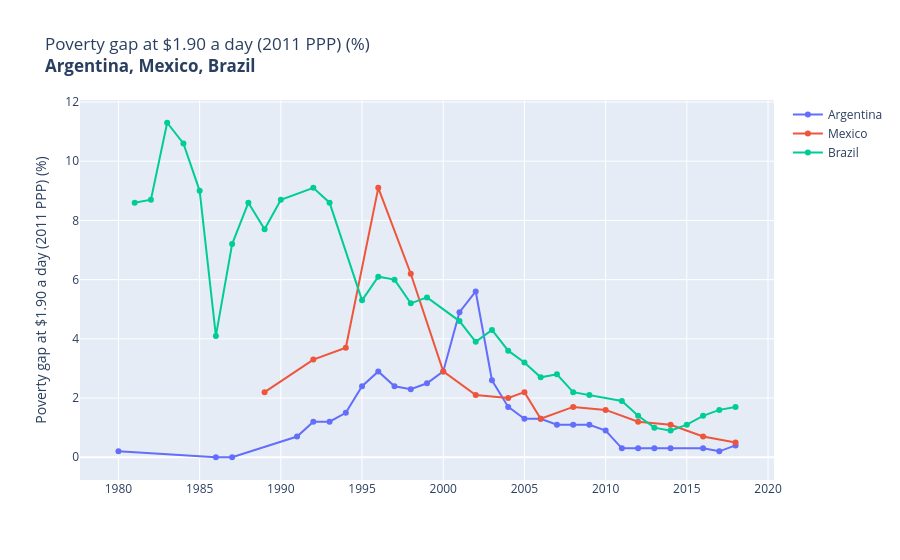

This figure's notebook cell:
### Code cell
fig = go.Figure()
for country in countries:
    df_country = df[df['Country Name']==country]
    fig.add_scatter(x=df_country['year'], 
                    y=df_country[perc_pov_19],
                    name=country, mode='markers+lines')
fig.layout.title = perc_pov_19 + '<br><b>' + ', '.join(countries) + '</b>' 
fig.layout.yaxis.title = perc_pov_19
fig

### Figure 1 — Plotly figure (JSON) as saved in the notebook; plotly's stock layout.template omitted (floating-point values rounded to 4 significant figures)
{"data": [{"mode": "markers+lines", "name": "Argentina", "type": "scatter", "x": [1980, 1986, 1987, 1991, 1992, 1993, 1994, 1995, 1996, 1997, 1998, 1999, 2000, 2001, 2002, 2003, 2004, 2005, 2006, 2007, 2008, 2009, 2010, 2011, 2012, 2013, 2014, 2016, 2017, 2018], "y": [0.2, 0, 0, 0.7, 1.2, 1.2, 1.5, 2.4, 2.9, 2.4, 2.3, 2.5, 2.9, 4.9, 5.6, 2.6, 1.7, 1.3, 1.3, 1.1, 1.1, 1.1, 0.9, 0.3, 0.3, 0.3, 0.3, 0.3, 0.2, 0.4]}, {"mode": "markers+lines", "name": "Mexico", "type": "scatter", "x": [1989, 1992, 1994, 1996, 1998, 2000, 2002, 2004, 2005, 2006, 2008, 2010, 2012, 2014, 2016, 2018], "y": [2.2, 3.3, 3.7, 9.1, 6.2, 2.9, 2.1, 2, 2.2, 1.3, 1.7, 1.6, 1.2, 1.1, 0.7, 0.5]}, {"mode": "markers+lines", "name": "Brazil", "type": "scatter", "x": [1981, 1982, 1983, 1984, 1985, 1986, 1987, 1988, 1989, 1990, 1992, 1993, 1995, 1996, 1997, 1998, 1999, 2001, 2002, 2003, 2004, 2005, 2006, 2007, 2008, 2009, 2011, 2012, 2013, 2014, 2015, 2016, 2017, 2018], "y": [8.6, 8.7, 11.3, 10.6, 9, 4.1, 7.2, 8.6, 7.7, 8.7, 9.1, 8.6, 5.3, 6.1, 6, 5.2, 5.4, 4.6, 3.9, 4.3, 3.6, 3.2, 2.7, 2.8, 2.2, 2.1, 1.9, 1.4, 1, 0.9, 1.1, 1.4, 1.6, 1.7]}], "layout": {"autosize": true, "title": {"text": "Poverty gap at $1.90 a day (2011 PPP) (%)<br><b>Argentina, Mexico, Brazil</b>"}, "xaxis": {"autorange": true, "range": [1978.0, 2020.0], "type": "linear"}, "yaxis": {"autorange": true, "range": [-0.8277, 12.13], "title": {"text": "Poverty gap at $1.90 a day (2011 PPP) (%)"}, "type": "linear"}}}
